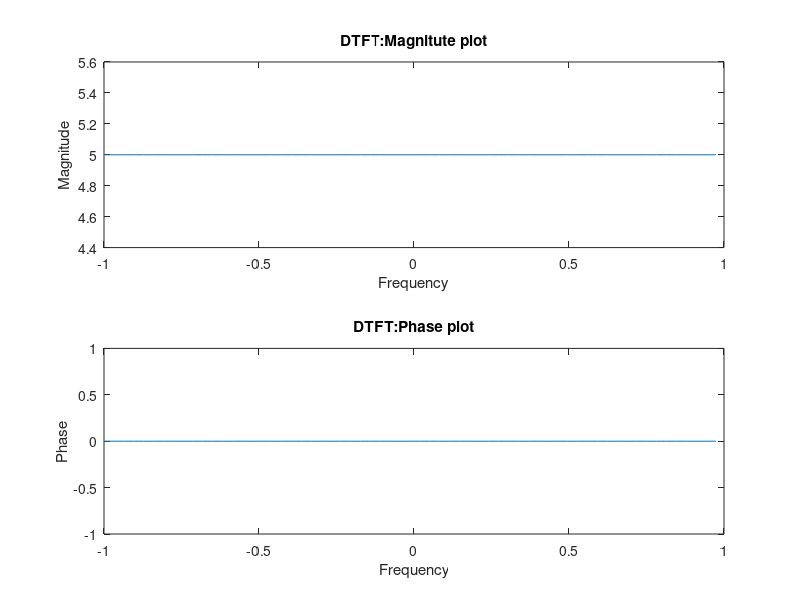

MATLAB code for this plot:
clc;
clear all;
x=input('enter your sequence :');
l=length(x);
w=-pi:0.1:pi;
j=sqrt(-1);
for i=1:length(w)
    X(i)=0;
    for n=1:l
        X(i)=X(i)+x(n)*exp(-j*w(i)*(n-1));
    end
end
magx=abs(X);
phasex=angle(X);
figure,subplot(2,1,1);
plot(w/pi,magx);
xlabel('Frequency');ylabel('Magnitude');title('DTFT:Magnitute plot');
subplot(2,1,2);
plot(w/pi,phasex);
xlabel('Frequency');ylabel('Phase');title('DTFT:Phase plot');



    



